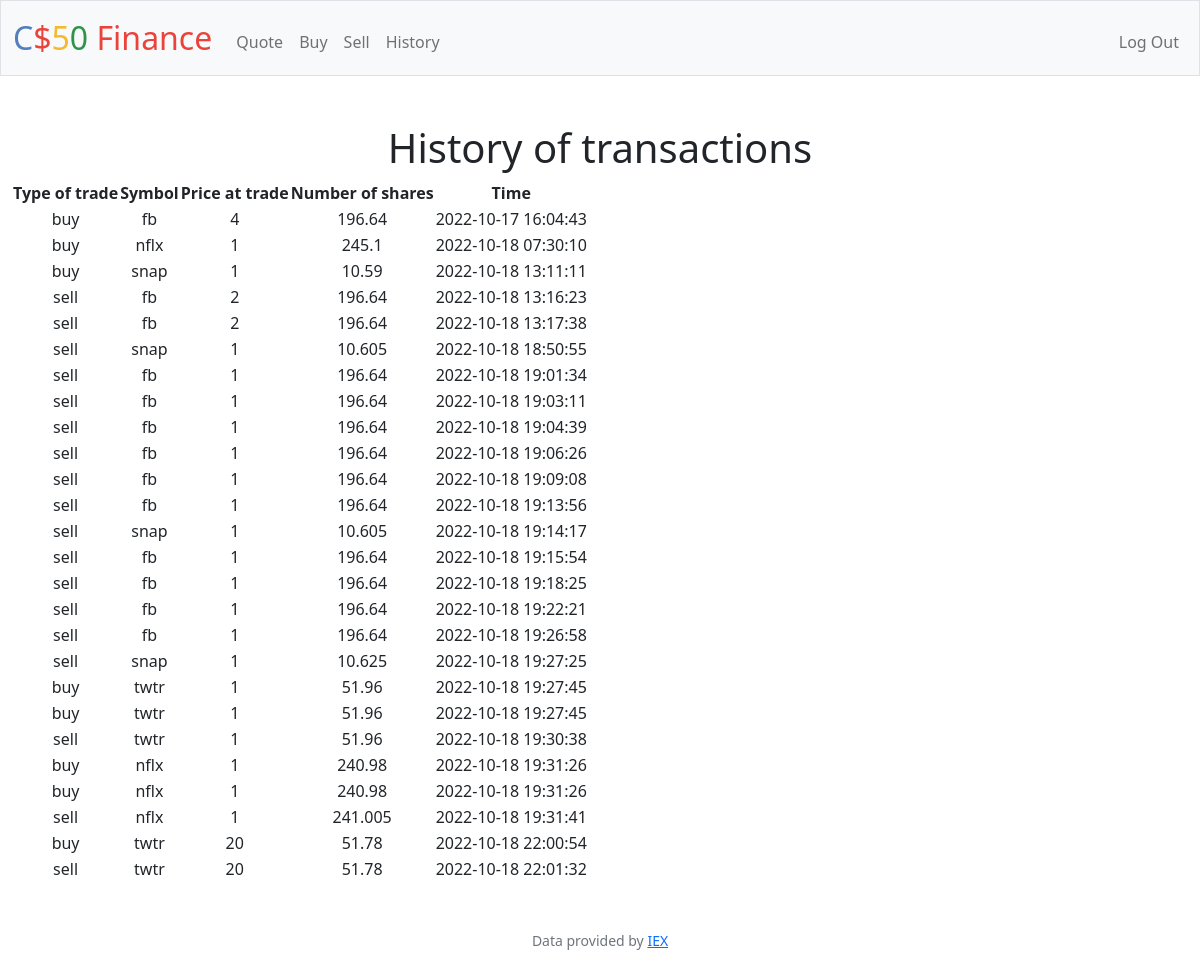
Screenshot of /history (signed in) with the database file from the repository.
### tables this page shows
CREATE TABLE transactions (id integer primary key autoincrement not null, user_id integer not null, stock_name not null, shares_number not null, price_at_trade not null, time datetime not null, type text, foreign key (user_id) references users(id));

### app.py (the view)
@app.route("/history")
@login_required
def history():
    transactions = db.execute("select stock_name, shares_number, price_at_trade, time, type from transactions where user_id=?", session["user_id"])
    print(transactions)
    if len(transactions)==0:
        return render_template("history1.html")
    else:
        return render_template("history.html", transactions=transactions)

### app.py (called while the page is built)
@app.after_request
def after_request(response):
    response.headers["Cache-Control"] = "no-cache, no-store, must-revalidate"
    response.headers["Expires"] = 0
    response.headers["Pragma"] = "no-cache"
    return response

### helpers.py (called while the page is built)
def login_required(f):
    @wraps(f)
    def decorated_function(*args, **kwargs):
        if session.get("user_id") is None:
            return redirect("/login")
        return f(*args, **kwargs)
    return decorated_function

### templates/history.html (shortened to what this page needs)
{% extends "layout.html" %}
{% block main %}
    <h1>History of transactions</h1>
    <table>
        <tr>
            <th>Type of trade</th>
            <th>Symbol</th>
            <th>Price at trade</th>
            <th>Number of shares</th>
            <th>Time</th>
        </tr>
        {% for trade in transactions %}
        <tr>
            <td>{{ trade['type'] }}</td>
            <td>{{ trade['stock_name'] }}</td>
            <td>{{ trade['shares_number'] }}</td>
            <td>{{ trade['price_at_trade'] }}</td>
            <td>{{ trade['time'] }}</td>
        </tr>
        {% endfor %}
    </table>
{% endblock %}

### templates/layout.html (shortened to what this page needs)
<!DOCTYPE html>
<html lang="en">
    <head>
        <link href="https://cdn.jsdelivr.net/npm/bootstrap@5.1.3/dist/css/bootstrap.min.css" rel="stylesheet">
        <link href="/static/styles.css" rel="stylesheet">
    </head>
    <body>
        <nav class="bg-light border navbar navbar-expand-md navbar-light">
            <div class="container-fluid">
                <a class="navbar-brand" href="/"><span class="blue">C</span><span class="red">$</span><span class="yellow">5</span><span class="green">0</span> <span class="red">Finance</span></a>
                <div class="collapse navbar-collapse" id="navbar">
                    {% if session["user_id"] %}
                        <ul class="navbar-nav me-auto mt-2">
                            <li class="nav-item"><a class="nav-link" href="/quote">Quote</a></li>
                            <li class="nav-item"><a class="nav-link" href="/buy">Buy</a></li>
                            <li class="nav-item"><a class="nav-link" href="/sell">Sell</a></li>
                            <li class="nav-item"><a class="nav-link" href="/history">History</a></li>
                        </ul>
                        <ul class="navbar-nav ms-auto mt-2">
                            <li class="nav-item"><a class="nav-link" href="/logout">Log Out</a></li>
                        </ul>
                    {% else %}
                        <ul class="navbar-nav ms-auto mt-2">
                            <li class="nav-item"><a class="nav-link" href="/register">Register</a></li>
                            <li class="nav-item"><a class="nav-link" href="/login">Log In</a></li>
                        </ul>
                    {% endif %}
                </div>
            </div>
        </nav>
        <main class="container-fluid py-5 text-center">
            {% block main %}{% endblock %}
        </main>
        <footer class="mb-5 small text-center text-muted">
            Data provided by <a href="https://iexcloud.io/">IEX</a>
        </footer>
    </body>
</html>

### static/styles.css (style rules this page uses)
nav .navbar-brand { font-size: xx-large; }
nav .navbar-brand .blue { color: #537fbe; }
nav .navbar-brand .red { color: #ea433b; }
nav .navbar-brand .yellow { color: #f5b82e; }
nav .navbar-brand .green { color: #2e944b; }

### rows the page displays
transactions: type "buy", stock_name "fb", shares_number "4", price_at_trade "196.64", time "2022-10-17 16:04:43"
transactions: type "buy", stock_name "nflx", shares_number "1", price_at_trade "245.1", time "2022-10-18 07:30:10"
transactions: type "buy", stock_name "snap", shares_number "1", price_at_trade "10.59", time "2022-10-18 13:11:11"
transactions: type "sell", stock_name "fb", shares_number "2", price_at_trade "196.64", time "2022-10-18 13:16:23"
transactions: type "sell", stock_name "fb", shares_number "2", price_at_trade "196.64", time "2022-10-18 13:17:38"
transactions: type "sell", stock_name "snap", shares_number "1", price_at_trade "10.605", time "2022-10-18 18:50:55"
transactions: type "sell", stock_name "fb", shares_number "1", price_at_trade "196.64", time "2022-10-18 19:01:34"
transactions: type "sell", stock_name "fb", shares_number "1", price_at_trade "196.64", time "2022-10-18 19:03:11"
transactions: type "sell", stock_name "fb", shares_number "1", price_at_trade "196.64", time "2022-10-18 19:04:39"
transactions: type "sell", stock_name "fb", shares_number "1", price_at_trade "196.64", time "2022-10-18 19:06:26"
transactions: type "sell", stock_name "fb", shares_number "1", price_at_trade "196.64", time "2022-10-18 19:09:08"
transactions: type "sell", stock_name "fb", shares_number "1", price_at_trade "196.64", time "2022-10-18 19:13:56"
transactions: type "sell", stock_name "snap", shares_number "1", price_at_trade "10.605", time "2022-10-18 19:14:17"
transactions: type "sell", stock_name "fb", shares_number "1", price_at_trade "196.64", time "2022-10-18 19:15:54"
transactions: type "sell", stock_name "fb", shares_number "1", price_at_trade "196.64", time "2022-10-18 19:18:25"
transactions: type "sell", stock_name "fb", shares_number "1", price_at_trade "196.64", time "2022-10-18 19:22:21"
transactions: type "sell", stock_name "fb", shares_number "1", price_at_trade "196.64", time "2022-10-18 19:26:58"
transactions: type "sell", stock_name "snap", shares_number "1", price_at_trade "10.625", time "2022-10-18 19:27:25"
transactions: type "buy", stock_name "twtr", shares_number "1", price_at_trade "51.96", time "2022-10-18 19:27:45"
transactions: type "buy", stock_name "twtr", shares_number "1", price_at_trade "51.96", time "2022-10-18 19:27:45"
transactions: type "sell", stock_name "twtr", shares_number "1", price_at_trade "51.96", time "2022-10-18 19:30:38"
transactions: type "buy", stock_name "nflx", shares_number "1", price_at_trade "240.98", time "2022-10-18 19:31:26"
transactions: type "buy", stock_name "nflx", shares_number "1", price_at_trade "240.98", time "2022-10-18 19:31:26"
transactions: type "sell", stock_name "nflx", shares_number "1", price_at_trade "241.005", time "2022-10-18 19:31:41"
transactions: type "buy", stock_name "twtr", shares_number "20", price_at_trade "51.78", time "2022-10-18 22:00:54"
transactions: type "sell", stock_name "twtr", shares_number "20", price_at_trade "51.78", time "2022-10-18 22:01:32"
